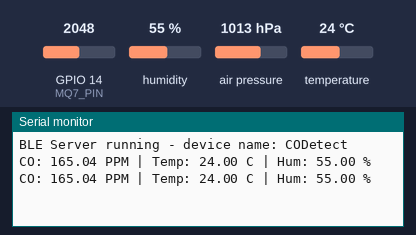
Bench run of a sketch on a simulated ESP32. Parts: the last lines printed to the serial monitor. Inputs (shaded band) come from the test bench; at power-on: humidity 55 %, GPIO 14 (MQ7_PIN) = 2048, temperature 24 °C, air pressure 1013 hPa. Nothing arrives over Bluetooth unless stated; a phone connects over Bluetooth LE 3 s after start.

Above: at 2.2 s.
2.3 s: humidity set to 22 %
At 4.8 s:
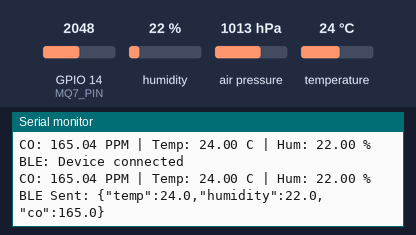
5.5 s: GPIO 14 (MQ7_PIN) set to 2866
At 6.4 s:
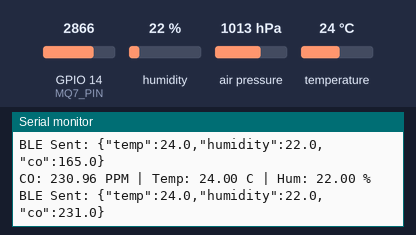
7.0 s: temperature set to 12 °C
At 7.8 s:
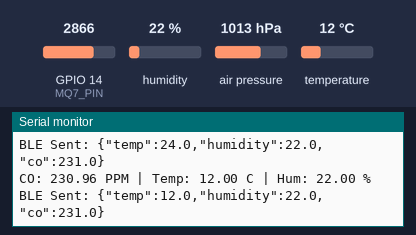
8.5 s: GPIO 14 (MQ7_PIN) set to 3972
At 9.8 s:
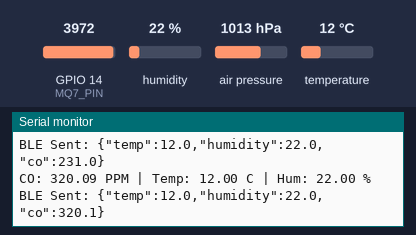
10.0 s: humidity set to 40 %
At 10.6 s:
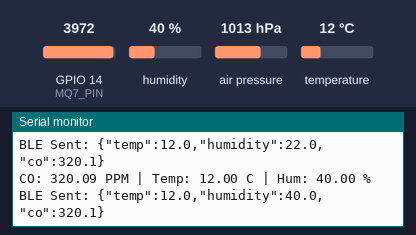
Timing chart, 0 to 12.5 s (numbered marks = the images above; inputs shaded):
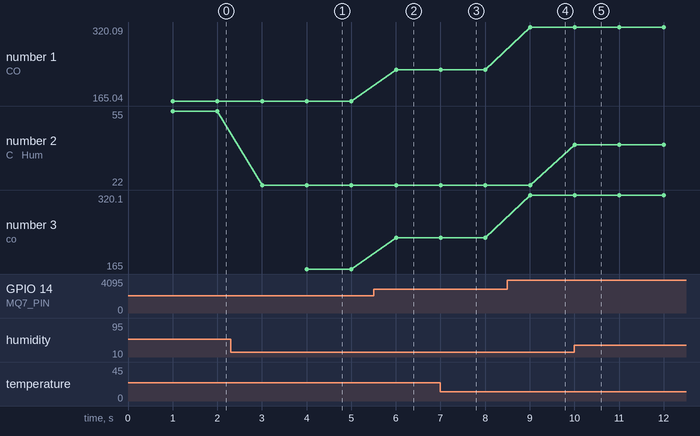

The sketch:

HandheldDetector.ino
```cpp
#include <Wire.h>
#include <Adafruit_Sensor.h>
#include <Adafruit_BME280.h>
#include <BLEDevice.h>
#include <BLEServer.h>
#include <BLEUtils.h>
#include <BLE2902.h>

const int MQ7_PIN = 14;
const int BME_SDA = 32;
const int BME_SCL = 25;

#define SERVICE_UUID        "4fafc201-1fb5-459e-8fcc-c5c9c331914b"
#define CHARACTERISTIC_UUID "beb5483e-36e1-4688-b7f5-ea07361b26a8"

Adafruit_BME280 bme;

float mq7_voltage, mq7_ppm, temperature, humidity, pressure;

BLECharacteristic *pCharacteristic;
bool deviceConnected = false;

unsigned long previousMillis = 0;
const long interval = 1000;

class MyServerCallbacks : public BLEServerCallbacks {
  void onConnect(BLEServer* pServer) {
    deviceConnected = true;
    Serial.println("BLE: Device connected");
  }
  void onDisconnect(BLEServer* pServer) {
    deviceConnected = false;
    Serial.println("BLE: Device disconnected, restarting advertising...");
    BLEDevice::startAdvertising();
  }
};

void setup() {
  Serial.begin(9600);
  delay(1000);

  Wire.begin(BME_SDA, BME_SCL);

  if (!bme.begin(0x76)) {
    if (!bme.begin(0x77)) {
      Serial.println("ERROR: BME280 not found!");
      while (1) delay(1000);
    }
  }

  bme.setSampling(Adafruit_BME280::MODE_NORMAL,
                  Adafruit_BME280::SAMPLING_X2,
                  Adafruit_BME280::SAMPLING_X16,
                  Adafruit_BME280::SAMPLING_X1,
                  Adafruit_BME280::FILTER_X16,
                  Adafruit_BME280::STANDBY_MS_500);

  BLEDevice::init("CODetect");
  BLEServer *pServer = BLEDevice::createServer();
  pServer->setCallbacks(new MyServerCallbacks());

  BLEService *pService = pServer->createService(SERVICE_UUID);

  pCharacteristic = pService->createCharacteristic(
    CHARACTERISTIC_UUID,
    BLECharacteristic::PROPERTY_READ |
    BLECharacteristic::PROPERTY_WRITE |
    BLECharacteristic::PROPERTY_NOTIFY
  );

  pCharacteristic->addDescriptor(new BLE2902());
  pCharacteristic->setValue("ready");

  pService->start();

  // Advertise service UUID so apps can discover it
  BLEAdvertising *pAdvertising = BLEDevice::getAdvertising();
  pAdvertising->addServiceUUID(SERVICE_UUID);
  pAdvertising->setScanResponse(true);
  pAdvertising->setMinPreferred(0x06);
  pAdvertising->setMinPreferred(0x12);
  BLEDevice::startAdvertising();

  Serial.println("BLE Server running - device name: CODetect");
}

void loop() {
  unsigned long currentMillis = millis();

  if (currentMillis - previousMillis >= interval) {
    previousMillis = currentMillis;

    // Read MQ-7
    int sensorValue = analogRead(MQ7_PIN);
    mq7_voltage = sensorValue * (3.3 / 4095.0);
    mq7_ppm = mq7_voltage * 100.0;

    // Read BME280
    temperature = bme.readTemperature();
    humidity = bme.readHumidity();
    pressure = bme.readPressure() / 100.0F;

    // Serial debug
    Serial.print("CO: "); Serial.print(mq7_ppm); Serial.print(" PPM | ");
    Serial.print("Temp: "); Serial.print(temperature); Serial.print(" C | ");
    Serial.print("Hum: "); Serial.print(humidity); Serial.println(" %");

    // Send over BLE
    if (deviceConnected) {
      String json = "{\"temp\":" + String(temperature, 1) +
                    ",\"humidity\":" + String(humidity, 1) +
                    ",\"co\":" + String(mq7_ppm, 1) + "}";
      pCharacteristic->setValue(json.c_str());
      pCharacteristic->notify();
      Serial.print("BLE Sent: "); Serial.println(json);
    }
  }
}
```

Measured:
- after the input at 2.3 s, the serial monitor: prints a new line after 0.70 s (image 1)
- after the input at 5.5 s, the serial monitor: prints a new line after 0.51 s (image 2)
- after the input at 7.0 s, the serial monitor: prints a new line at once (image 3)
- after the input at 8.5 s, the serial monitor: prints a new line after 0.51 s (image 4)
- after the input at 10.0 s, the serial monitor: prints a new line at once (image 5)
- plotted number 1: 165.04 → 230.96 after the input at 5.5 s, 230.96 → 320.09 after the input at 8.5 s
- plotted number 2: 55 → 22 after the input at 2.3 s, 22 → 40 after the input at 10.0 s
- plotted number 3: 165 → 231 after the input at 5.5 s, 231 → 320.1 after the input at 8.5 s
